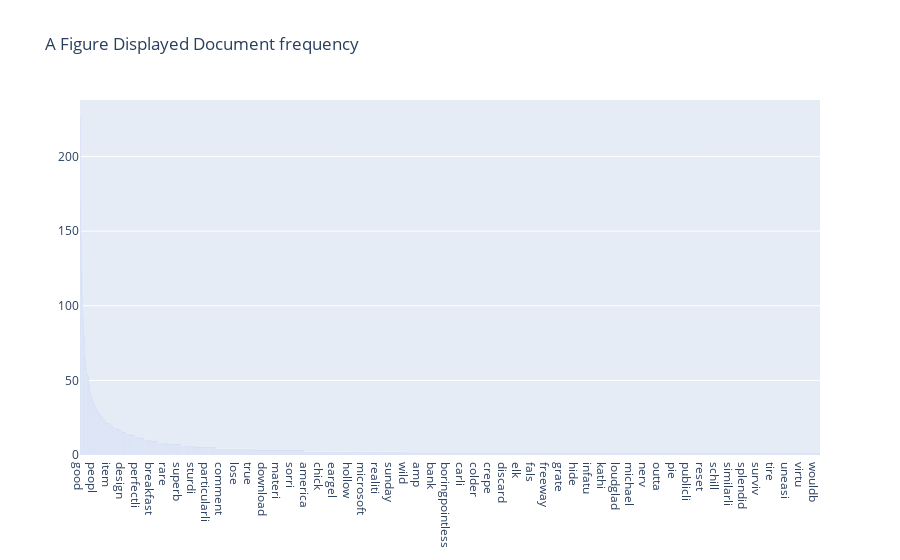

The cell this chart's notebook holds for it:
### Code cell
# Notice: You should zoom in to see more clearly

term_frequency_list = [(x, y) for x, y in zip(count_vect.get_feature_names_out(), term_frequencies)]


term_frequency_sorted_list = sorted(term_frequency_list, key=lambda x: x[1], reverse=True)

x_list, y_list = list(zip(*term_frequency_sorted_list))

fig = go.Figure(
    data=[go.Bar(x=x_list, 
                 y=y_list)],
    layout_title_text="A Figure Displayed Document frequency"
)

fig.show()

### Figure 1 — Plotly figure (JSON) as saved in the notebook; plotly's stock layout.template omitted (floating-point values rounded to 4 significant figures; data arrays with more than 128 entries replaced by an {"elided": "..."} marker saying what was removed)
{"data": [{"type": "bar", "x": {"elided": "4085 str values"}, "y": {"elided": "4085 int values"}}], "layout": {"title": {"text": "A Figure Displayed Document frequency"}}}
